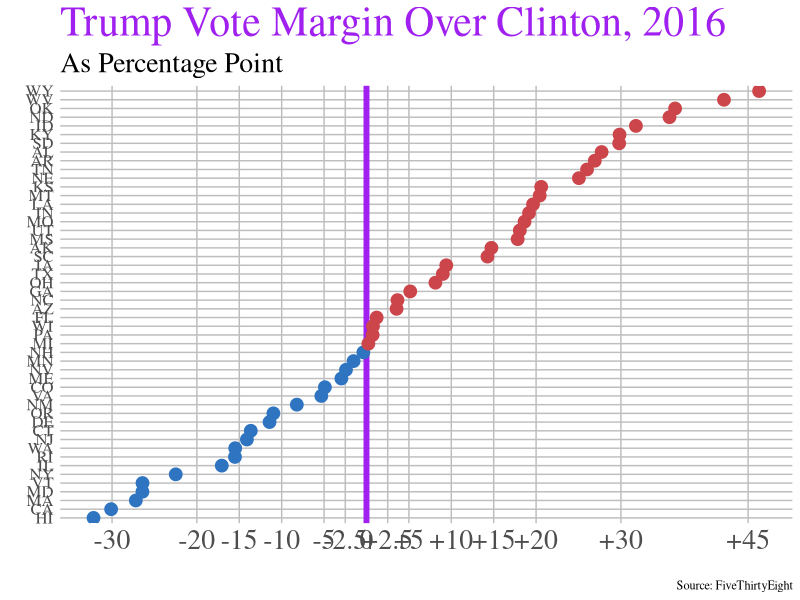

Here is the R script that generated this plot:
## ---- chunk 1
knitr::opts_chunk$set(echo = FALSE, 
                      warning = FALSE, 
                      message = FALSE, 
                      fig.width = 8, 
                      fig.height = 5)
library(tidyverse)
library(readxl)
library(ggplot2)
library(ggthemes)
library(scales)
library(maps)

data <- read.csv("senate_votes.csv") %>% # current as of March 25 2 trillion Covid bill
  select(-district) %>% 
  na.omit() %>% 
  subset(party == 'Republican' | party == 'Democrat' | party == 'Independent')
  

us_states <- map_data("state") # for later use in state visualization
## ---- chunk 2
trump_2016 <- data %>% select(state, net_trump_2016_vote) %>% 
  distinct() %>% 
  mutate(trump_win = case_when(net_trump_2016_vote > 0 ~ 'Yes',
                               net_trump_2016_vote < 0 ~ 'No'))
  
## ---- chunk 3
senator_votes <- data %>% 
  select(-net_trump_2016_vote) %>% 
  mutate(votes_with_trump = votes*agree_pct) %>% 
  mutate(votes_against_trump = (votes - votes*agree_pct)) 

## ---- chunk 4

state_senate_support <- senator_votes %>% 
  group_by(state) %>% 
  mutate(senator_support_by_state = sum(votes_with_trump)) %>% 
  mutate(senator_opposition_by_state = sum(votes_against_trump)) %>% 
  mutate(total_votes_by_state = senator_support_by_state + senator_opposition_by_state) %>% 
  mutate(state_trump_support_pct = (senator_support_by_state/total_votes_by_state)*100) 

average_state_support <- state_senate_support %>% 
  select(state, state_trump_support_pct) %>% 
  distinct()
         
## ---- chunk 5

difference <- average_state_support %>% 
  left_join(trump_2016) %>% 
  mutate(net_senate_support = state_trump_support_pct - 50) %>% 
  mutate(trump_senate_difference = net_senate_support - net_trump_2016_vote) 
  
## ---- chunk 6
party_colors <- c("#2E74C0", "#CB454A") # Dem and GOP colors

# trump state vote over clinton
ggplot(trump_2016,
       aes(x = net_trump_2016_vote,
           y = reorder(state, net_trump_2016_vote),
           color = trump_win)) +
  
  geom_vline(xintercept = 0, color = "purple", size = 2) +
  geom_point(size = 4) +
  
  scale_x_continuous(breaks = c(-30,-20,-15,-10,-5,-2.5,0,2.5,5,10,15,20,30,45),
                     labels = c("-30", "-20", "-15", "-10", "-5", "-2.5", "0", "+2.5", "+5", "+10", "+15", "+20", "+30", "+45")) +
  scale_color_manual(values = party_colors) +
  
  labs(title = "Trump Vote Margin Over Clinton, 2016",
       subtitle = "As Percentage Point",
       x = "", y = "",
       caption = "Source: FiveThirtyEight") +
  guides(color = FALSE) +
  theme_tufte() +
  theme(axis.text.x = element_text(size = 20),
        axis.ticks = element_blank(),
        axis.text.y = element_text(size = 12),
        plot.title = element_text(size = 30, color = "purple"),
        plot.subtitle = element_text(size = 20),
        panel.grid.major = element_line(color = "gray"))


# average senate agreement with trump









